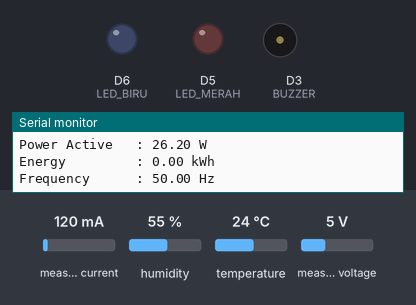
Recording of a sketch running on a simulated ESP8266 (NodeMCU). On the bench: output pins drawn as LEDs (lit = HIGH), buzzer (waves = sounding), the last lines printed to the serial monitor. The test bench sets the inputs (shaded band); at power-on: humidity 55 %, measured current 120 mA, temperature 24 °C, measured voltage 5 V. WiFi joins after 1.5 s; servers stay silent unless stated; pins used as bus, display or sensor lines are not drawn.

Above: at 3.0 s.
3.1 s: humidity set to 58 %
6.7 s: humidity set to 61 %
At 8.9 s:
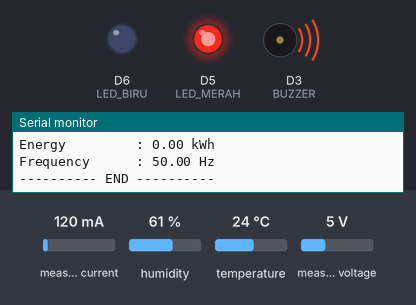
9.5 s: humidity set to 22 %
At 12.0 s:
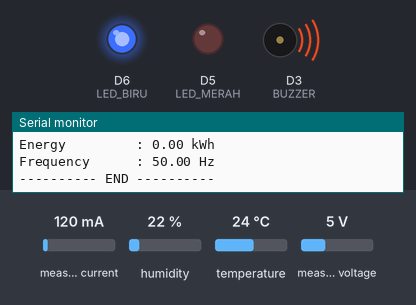
12.7 s: humidity set to 68 %
At 16.7 s:
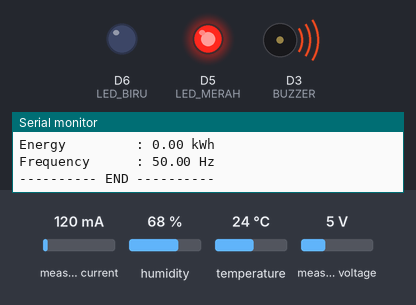
17.7 s: humidity set to 40 %
At 19.8 s:
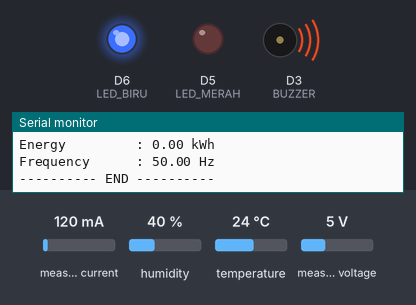
Timing chart, 0 to 21.3 s (numbered marks = the images above; inputs shaded):
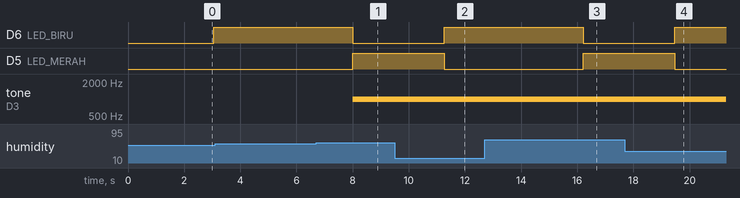

The sketch:

data_center.ino
```cpp
#define BLYNK_TEMPLATE_ID "TSoWX8IBx-ZUX2BHE-uetYs8CfXgWA5Z"
#define BLYNK_TEMPLATE_NAME "Data Center"
#include <PZEM004Tv30.h>
#include <DHT.h>
#include <ESP8266WiFi.h>
#define BLYNK_NO_BUILTIN
#include <BlynkSimpleEsp8266.h>

PZEM004Tv30 pzem1(D1, D2); // D1 TX, D2 RX
#define DHTPIN D4
#define DHTTYPE DHT11
#define LED_BIRU D6
#define LED_MERAH D5
#define BUZZER D3

char ssid[] = "wwk";
char pass[] = "99999999";
char auth[] = "TSoWX8IBx-ZUX2BHE-uetYs8CfXgWA5Z";

float voltage1, current1, power1, energy1, frequency1;
DHT dht(DHTPIN, DHTTYPE);

void setup() {
  Serial.begin(9600);
  dht.begin();
  Blynk.begin(auth, ssid, pass, "iot.smk2-yk.sch.id", 8080); // Blynk Server and Port
  pinMode(LED_BIRU, OUTPUT);
  pinMode(LED_MERAH, OUTPUT);
  pinMode(BUZZER, OUTPUT);
}

void loop() {
  voltage1 = pzem1.voltage();
  voltage1 = zeroIfNan(voltage1);
  current1 = pzem1.current();
  current1 = zeroIfNan(current1);
  power1 = pzem1.power();
  power1 = zeroIfNan(power1);
  energy1 = pzem1.energy() / 1000; //kwh
  energy1 = zeroIfNan(energy1);
  frequency1 = pzem1.frequency();
  frequency1 = zeroIfNan(frequency1);

  float humidity = dht.readHumidity();
  float temperature = dht.readTemperature();

  if (isnan(humidity) || isnan(temperature)) {
    Serial.println("Failed to read from DHT sensor!");
  }
  delay(1000);

  Blynk.run();
  // Send to Blynk
  Blynk.virtualWrite(V1, voltage1);
  Blynk.virtualWrite(V2, current1);
  Blynk.virtualWrite(V3, power1);
  Blynk.virtualWrite(V4, energy1);
  Blynk.virtualWrite(V5, frequency1);
  Blynk.virtualWrite(V6, humidity);
  Blynk.virtualWrite(V7, temperature);

  Serial.println("");
  Serial.print("Temperature    : "); Serial.print(temperature); Serial.println(" °C");
  Serial.print("Humidity       : "); Serial.print(humidity); Serial.println(" %RH");
  Serial.print("Voltage        : "); Serial.print(voltage1); Serial.println(" V");
  Serial.print("Current        : "); Serial.print(current1); Serial.println(" A");
  Serial.print("Power Active   : "); Serial.print(power1); Serial.println(" W");
  Serial.print("Energy         : "); Serial.print(energy1); Serial.println(" kWh");
  Serial.print("Frequency      : "); Serial.print(frequency1); Serial.println(" Hz");
  Serial.println("---------- END ----------");
  Serial.println("");

  if (temperature < 25 && humidity < 60) {
    digitalWrite(LED_BIRU, HIGH);
    digitalWrite(LED_MERAH, LOW);
    digitalWrite(BUZZER, LOW);
  } else {
    digitalWrite(LED_BIRU, LOW);
    digitalWrite(LED_MERAH, HIGH);
    digitalWrite(BUZZER, HIGH);

    tone(BUZZER, 1000); // Frekuensi bunyi buzzer
    delay(1000); // Durasi bunyi buzzer (dalam milidetik)
    noTone(BUZZER); // Matikan bunyi buzzer
    delay(1000); // Waktu hening sebelum memulai bunyi lagi
  }
}

float zeroIfNan(float v) {
  if (isnan(v)) {
    v = 0;
  }
  return v;
}
```

Measured:
- the behaviour switches between 59 and 60 % on humidity (found by bisection; images 0 and 1)
- after the input at 6.7 s, D6 (LED_BIRU): HIGH → LOW after 1.3 s; D5 (LED_MERAH): LOW → HIGH after 1.3 s; tone on D3 (BUZZER): silent → 1000 Hz after 1.3 s
- after the input at 9.5 s, D6 (LED_BIRU): LOW → HIGH after 1.8 s; D5 (LED_MERAH): HIGH → LOW after 1.8 s
- after the input at 12.7 s, D6 (LED_BIRU): HIGH → LOW after 3.5 s; D5 (LED_MERAH): LOW → HIGH after 3.5 s
- after the input at 17.7 s, D6 (LED_BIRU): LOW → HIGH after 1.8 s; D5 (LED_MERAH): HIGH → LOW after 1.8 s
